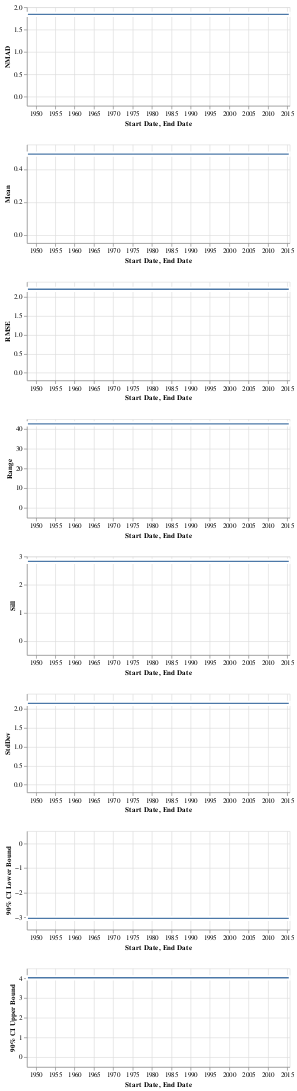

The notebook cell this image was saved under:
### Code cell
chart_bounding

### Figure 1 — Vega-Lite specification as saved in the notebook (floating-point values rounded to 4 significant figures)
{"config": {"view": {"continuousWidth": 400, "continuousHeight": 300}}, "repeat": {"row": ["NMAD", "Mean", "RMSE", "Range", "Sill", "StdDev", "90% CI Lower Bound", "90% CI Upper Bound"]}, "spec": {"data": {"name": "data-e8d87c0fca575cb910cdbdb785ff50ec"}, "mark": {"type": "bar", "stroke": "white", "strokeWidth": 3}, "encoding": {"x": {"field": "Start Date", "type": "temporal"}, "x2": {"field": "End Date"}, "y": {"field": {"repeat": "row"}, "type": "quantitative"}}, "height": 150, "transform": [{"filter": "(datum.bounding === true)"}]}, "$schema": "https://vega.github.io/schema/vega-lite/v4.17.0.json", "datasets": {"data-e8d87c0fca575cb910cdbdb785ff50ec": [{"Range": 92.58, "Sill": 3.074, "NMAD": 1.833, "Mean": -1.156, "Median": -1.026, "RMSE": 2.299, "StdDev": 1.987, "Max": 8.984, "Min": -13.17, "Count of stable pixels": 5852, "Count of all pixels": 102889, "Outlier lower limit": -50, "Outlier upper limit": 50, "pre-filter": {"NMAD": 1.833, "Mean": -1.156, "Median": -1.026, "RMSE": 2.299, "StdDev": 1.987, "Max": 8.984, "Min": -13.17, "Count of stable pixels": 5852, "Count of all pixels": 111424}, "Percentage all pixels filtered/removed": 0.0766, "Percentage stable pixels filtered/removed": 0.0, "Start Date": "1947-09-14T00:00:00", "End Date": "1977-09-27T00:00:00", "90% CI": [-4.424, 2.112], "90% CI Lower Bound": -4.424, "90% CI Upper Bound": 2.112, "bounding": false}, {"Range": 144.2, "Sill": 0.1227, "NMAD": 0.1969, "Mean": -0.02324, "Median": 0.003296, "RMSE": 0.47, "StdDev": 0.4694, "Max": 3.948, "Min": -12.46, "Count of stable pixels": 5854, "Count of all pixels": 110458, "Outlier lower limit": -50, "Outlier upper limit": 50, "pre-filter": {"NMAD": 0.1969, "Mean": -0.02324, "Median": 0.003296, "RMSE": 0.47, "StdDev": 0.4694, "Max": 3.948, "Min": -12.46, "Count of stable pixels": 5854, "Count of all pixels": 117422}, "Percentage all pixels filtered/removed": 0.05931, "Percentage stable pixels filtered/removed": 0.0, "Start Date": "1977-09-27T00:00:00", "End Date": "2015-09-01T00:00:00", "90% CI": [-0.7954, 0.7489], "90% CI Lower Bound": -0.7954, "90% CI Upper Bound": 0.7489, "bounding": false}, {"Range": 104.2, "Sill": 3.606, "NMAD": 1.855, "Mean": 0.7325, "Median": 0.752, "RMSE": 2.27, "StdDev": 2.148, "Max": 44.93, "Min": -49.2, "Count of stable pixels": 42268, "Count of all pixels": 907850, "Outlier lower limit": -50, "Outlier upper limit": 50, "pre-filter": {"NMAD": 1.856, "Mean": 0.4829, "Median": 0.7502, "RMSE": 12.22, "StdDev": 12.21, "Max": 83.9, "Min": -984.6, "Count of stable pixels": 42295, "Count of all pixels": 919782}, "Percentage all pixels filtered/removed": 0.01297, "Percentage stable pixels filtered/removed": 0.0006384, "Start Date": "1947-09-14T00:00:00", "End Date": "1979-10-06T00:00:00", "90% CI": [-2.801, 4.266], "90% CI Lower Bound": -2.801, "90% CI Upper Bound": 4.266, "bounding": false}, {"Range": 38.15, "Sill": 0.202, "NMAD": 0.3614, "Mean": 0.06112, "Median": 0.03455, "RMSE": 0.7457, "StdDev": 0.7432, "Max": 24.83, "Min": -25.91, "Count of stable pixels": 42643, "Count of all pixels": 1061232, "Outlier lower limit": -50, "Outlier upper limit": 50, "pre-filter": {"NMAD": 0.3614, "Mean": 0.06112, "Median": 0.03455, "RMSE": 0.7457, "StdDev": 0.7432, "Max": 24.83, "Min": -25.91, "Count of stable pixels": 42643, "Count of all pixels": 1072814}, "Percentage all pixels filtered/removed": 0.0108, "Percentage stable pixels filtered/removed": 0.0, "Start Date": "1979-10-06T00:00:00", "End Date": "2015-09-01T00:00:00", "90% CI": [-1.161, 1.284], "90% CI Lower Bound": -1.161, "90% CI Upper Bound": 1.284, "bounding": false}, {"Range": 42.58, "Sill": 2.827, "NMAD": 1.841, "Mean": 0.4919, "Median": 0.5492, "RMSE": 2.204, "StdDev": 2.148, "Max": 44.68, "Min": -47.97, "Count of stable pixels": 49863, "Count of all pixels": 1864882, "Outlier lower limit": -50, "Outlier upper limit": 50, "pre-filter": {"NMAD": 1.843, "Mean": 0.2806, "Median": 0.5483, "RMSE": 11.28, "StdDev": 11.27, "Max": 99.95, "Min": -984.5, "Count of stable pixels": 49890, "Count of all pixels": 1869290}, "Percentage all pixels filtered/removed": 0.002358, "Percentage stable pixels filtered/removed": 0.0005412, "Start Date": "1947-09-14T00:00:00", "End Date": "2015-09-01T00:00:00", "90% CI": [-3.042, 4.026], "90% CI Lower Bound": -3.042, "90% CI Upper Bound": 4.026, "bounding": true}]}}
